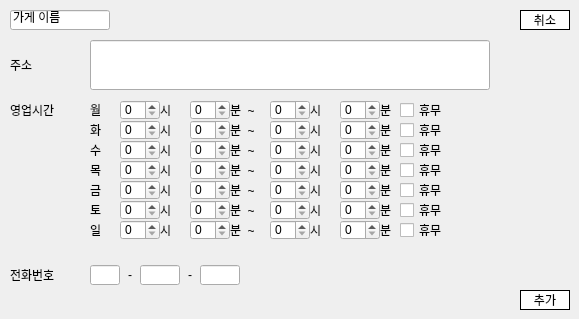
   <widget class="QWidget" name="shop3">
    <widget class="QLabel" name="label_53">
     <property name="geometry">
      <rect>
       <x>180</x>
       <y>265</y>
       <width>20</width>
       <height>20</height>
      </rect>
     </property>
     <property name="text">
      <string>-</string>
     </property>
     <property name="alignment">
      <set>Qt::AlignCenter</set>
     </property>
    </widget>
    <widget class="QSpinBox" name="spinBox_206">
     <property name="geometry">
      <rect>
       <x>120</x>
       <y>220</y>
       <width>40</width>
       <height>20</height>
      </rect>
     </property>
     <property name="maximum">
      <number>24</number>
     </property>
    </widget>
    <widget class="QLabel" name="label_54">
     <property name="geometry">
      <rect>
       <x>90</x>
       <y>100</y>
       <width>20</width>
       <height>20</height>
      </rect>
     </property>
     <property name="text">
      <string>월</string>
     </property>
    </widget>
    <widget class="QLabel" name="label_55">
     <property name="geometry">
      <rect>
       <x>160</x>
       <y>160</y>
       <width>30</width>
       <height>20</height>
      </rect>
     </property>
     <property name="text">
      <string>시</string>
     </property>
    </widget>
    <widget class="QLabel" name="label_56">
     <property name="geometry">
      <rect>
       <x>310</x>
       <y>120</y>
       <width>30</width>
       <height>20</height>
      </rect>
     </property>
     <property name="text">
      <string>시</string>
     </property>
    </widget>
    <widget class="QSpinBox" name="spinBox_227">
     <property name="geometry">
      <rect>
       <x>340</x>
       <y>220</y>
       <width>40</width>
       <height>20</height>
      </rect>
     </property>
     <property name="maximum">
      <number>30</number>
     </property>
     <property name="singleStep">
      <number>30</number>
     </property>
    </widget>
    <widget class="QLabel" name="label_57">
     <property name="geometry">
      <rect>
       <x>310</x>
       <y>200</y>
       <width>30</width>
       <height>20</height>
      </rect>
     </property>
     <property name="text">
      <string>시</string>
     </property>
    </widget>
    <widget class="QSpinBox" name="spinBox_220">
     <property name="geometry">
      <rect>
       <x>270</x>
       <y>220</y>
       <width>40</width>
       <height>20</height>
      </rect>
     </property>
     <property name="maximum">
      <number>24</number>
     </property>
    </widget>
    <widget class="QSpinBox" name="spinBox_225">
     <property name="geometry">
      <rect>
       <x>340</x>
       <y>180</y>
       <width>40</width>
       <height>20</height>
      </rect>
     </property>
     <property name="maximum">
      <number>30</number>
     </property>
     <property name="singleStep">
      <number>30</number>
     </property>
    </widget>
    <widget class="QSpinBox" name="spinBox_204">
     <property name="geometry">
      <rect>
       <x>120</x>
       <y>180</y>
       <width>40</width>
       <height>20</height>
      </rect>
     </property>
     <property name="maximum">
      <number>24</number>
     </property>
    </widget>
    <widget class="QSpinBox" name="spinBox_205">
     <property name="geometry">
      <rect>
       <x>120</x>
       <y>200</y>
       <width>40</width>
       <height>20</height>
      </rect>
     </property>
     <property name="maximum">
      <number>24</number>
     </property>
    </widget>
    <widget class="QLabel" name="label_58">
     <property name="geometry">
      <rect>
       <x>160</x>
       <y>120</y>
       <width>30</width>
       <height>20</height>
      </rect>
     </property>
     <property name="text">
      <string>시</string>
     </property>
    </widget>
    <widget class="QCheckBox" name="checkBox_8">
     <property name="geometry">
      <rect>
       <x>400</x>
       <y>100</y>
       <width>80</width>
       <height>20</height>
      </rect>
     </property>
     <property name="text">
      <string>휴무</string>
     </property>
    </widget>
    <widget class="QLabel" name="label_59">
     <property name="geometry">
      <rect>
       <x>230</x>
       <y>160</y>
       <width>40</width>
       <height>20</height>
      </rect>
     </property>
     <property name="text">
      <string>분  ~</string>
     </property>
    </widget>
    <widget class="QSpinBox" name="spinBox_202">
     <property name="geometry">
      <rect>
       <x>120</x>
       <y>140</y>
       <width>40</width>
       <height>20</height>
      </rect>
     </property>
     <property name="maximum">
      <number>24</number>
     </property>
    </widget>
    <widget class="QSpinBox" name="spinBox_208">
     <property name="geometry">
      <rect>
       <x>190</x>
       <y>120</y>
       <width>40</width>
       <height>20</height>
      </rect>
     </property>
     <property name="maximum">
      <number>30</number>
     </property>
     <property name="singleStep">
      <number>30</number>
     </property>
    </widget>
    <widget class="QLabel" name="label_60">
     <property name="geometry">
      <rect>
       <x>160</x>
       <y>200</y>
       <width>30</width>
       <height>20</height>
      </rect>
     </property>
     <property name="text">
      <string>시</string>
     </property>
    </widget>
    <widget class="QPushButton" name="okButton_2">
     <property name="geometry">
      <rect>
       <x>520</x>
       <y>290</y>
       <width>50</width>
       <height>20</height>
      </rect>
     </property>
     <property name="styleSheet">
      <string notr="true">QPushButton{
	background-color:white;
	border: 1px solid black;
}


QPushButton:hover{
	background-color : grey;
	border: 1px solid black;
}</string>
     </property>
     <property name="text">
      <string>추가</string>
     </property>
    </widget>
    <widget class="QLabel" name="label_61">
     <property name="geometry">
      <rect>
       <x>90</x>
       <y>140</y>
       <width>20</width>
       <height>20</height>
      </rect>
     </property>
     <property name="text">
      <string>수</string>
     </property>
    </widget>
    <widget class="QLabel" name="label_62">
     <property name="geometry">
      <rect>
       <x>310</x>
       <y>220</y>
       <width>30</width>
       <height>20</height>
      </rect>
     </property>
     <property name="text">
      <string>시</string>
     </property>
    </widget>
    <widget class="QSpinBox" name="spinBox_215">
     <property name="geometry">
      <rect>
       <x>270</x>
       <y>120</y>
       <width>40</width>
       <height>20</height>
      </rect>
     </property>
     <property name="maximum">
      <number>24</number>
     </property>
    </widget>
    <widget class="QLabel" name="label_63">
     <property name="geometry">
      <rect>
       <x>310</x>
       <y>100</y>
       <width>30</width>
       <height>20</height>
      </rect>
     </property>
     <property name="text">
      <string>시</string>
     </property>
    </widget>
    <widget class="QLabel" name="label_64">
     <property name="geometry">
      <rect>
       <x>230</x>
       <y>180</y>
       <width>40</width>
       <height>20</height>
      </rect>
     </property>
     <property name="text">
      <string>분  ~</string>
     </property>
    </widget>
    <widget class="QCheckBox" name="checkBox_9">
     <property name="geometry">
      <rect>
       <x>400</x>
       <y>120</y>
       <width>80</width>
       <height>20</height>
      </rect>
     </property>
     <property name="text">
      <string>휴무</string>
     </property>
    </widget>
    <widget class="QLabel" name="label_65">
     <property name="geometry">
      <rect>
       <x>230</x>
       <y>200</y>
       <width>40</width>
       <height>20</height>
      </rect>
     </property>
     <property name="text">
      <string>분  ~</string>
     </property>
    </widget>
    <widget class="QLabel" name="label_66">
     <property name="geometry">
      <rect>
       <x>160</x>
       <y>180</y>
       <width>30</width>
       <height>20</height>
      </rect>
     </property>
     <property name="text">
      <string>시</string>
     </property>
    </widget>
    <widget class="QCheckBox" name="checkBox_10">
     <property name="geometry">
      <rect>
       <x>400</x>
       <y>140</y>
       <width>80</width>
       <height>20</height>
      </rect>
     </property>
     <property name="text">
      <string>휴무</string>
     </property>
    </widget>
    <widget class="QLabel" name="label_67">
     <property name="geometry">
      <rect>
       <x>380</x>
       <y>180</y>
       <width>20</width>
       <height>20</height>
      </rect>
     </property>
     <property name="text">
      <string>분</string>
     </property>
    </widget>
    <widget class="QLabel" name="label_68">
     <property name="geometry">
      <rect>
       <x>310</x>
       <y>140</y>
       <width>30</width>
       <height>20</height>
      </rect>
     </property>
     <property name="text">
      <string>시</string>
     </property>
    </widget>
    <widget class="QLabel" name="label_69">
     <property name="geometry">
      <rect>
       <x>380</x>
       <y>200</y>
       <width>20</width>
       <height>20</height>
      </rect>
     </property>
     <property name="text">
      <string>분</string>
     </property>
    </widget>
    <widget class="QSpinBox" name="spinBox_222">
     <property name="geometry">
      <rect>
       <x>340</x>
       <y>120</y>
       <width>40</width>
       <height>20</height>
      </rect>
     </property>
     <property name="maximum">
      <number>30</number>
     </property>
     <property name="singleStep">
      <number>30</number>
     </property>
    </widget>
    <widget class="QSpinBox" name="spinBox_226">
     <property name="geometry">
      <rect>
       <x>340</x>
       <y>200</y>
       <width>40</width>
       <height>20</height>
      </rect>
     </property>
     <property name="maximum">
      <number>30</number>
     </property>
     <property name="singleStep">
      <number>30</number>
     </property>
    </widget>
    <widget class="QLabel" name="label_70">
     <property name="geometry">
      <rect>
       <x>230</x>
       <y>120</y>
       <width>40</width>
       <height>20</height>
      </rect>
     </property>
     <property name="text">
      <string>분  ~</string>
     </property>
    </widget>
    <widget class="QSpinBox" name="spinBox_221">
     <property name="geometry">
      <rect>
       <x>340</x>
       <y>100</y>
       <width>40</width>
       <height>20</height>
      </rect>
     </property>
     <property name="maximum">
      <number>30</number>
     </property>
     <property name="singleStep">
      <number>30</number>
     </property>
    </widget>
    <widget class="QLabel" name="label_71">
     <property name="geometry">
      <rect>
       <x>10</x>
       <y>265</y>
       <width>50</width>
       <height>20</height>
      </rect>
     </property>
     <property name="text">
      <string>전화번호</string>
     </property>
    </widget>
    <widget class="QSpinBox" name="spinBox_217">
     <property name="geometry">
      <rect>
       <x>270</x>
       <y>160</y>
       <width>40</width>
       <height>20</height>
      </rect>
     </property>
     <property name="maximum">
      <number>24</number>
     </property>
    </widget>
    <widget class="QLabel" name="label_72">
     <property name="geometry">
      <rect>
       <x>230</x>
       <y>100</y>
       <width>40</width>
       <height>20</height>
      </rect>
     </property>
     <property name="text">
      <string>분  ~</string>
     </property>
    </widget>
    <widget class="QSpinBox" name="spinBox_201">
     <property name="geometry">
      <rect>
       <x>120</x>
       <y>120</y>
       <width>40</width>
       <height>20</height>
      </rect>
     </property>
     <property name="maximum">
      <number>24</number>
     </property>
    </widget>
    <widget class="QSpinBox" name="spinBox_214">
     <property name="geometry">
      <rect>
       <x>270</x>
       <y>100</y>
       <width>40</width>
       <height>20</height>
      </rect>
     </property>
     <property name="maximum">
      <number>24</number>
     </property>
    </widget>
    <widget class="QSpinBox" name="spinBox_224">
     <property name="geometry">
      <rect>
       <x>340</x>
       <y>160</y>
       <width>40</width>
       <height>20</height>
      </rect>
     </property>
     <property name="maximum">
      <number>30</number>
     </property>
     <property name="singleStep">
      <number>30</number>
     </property>
    </widget>
    <widget class="QLabel" name="label_73">
     <property name="geometry">
      <rect>
       <x>90</x>
       <y>120</y>
       <width>20</width>
       <height>20</height>
      </rect>
     </property>
     <property name="text">
      <string>화</string>
     </property>
    </widget>
    <widget class="QSpinBox" name="spinBox_212">
     <property name="geometry">
      <rect>
       <x>190</x>
       <y>200</y>
       <width>40</width>
       <height>20</height>
      </rect>
     </property>
     <property name="maximum">
      <number>30</number>
     </property>
     <property name="singleStep">
      <number>30</number>
     </property>
    </widget>
    <widget class="QLabel" name="label_74">
     <property name="geometry">
      <rect>
       <x>90</x>
       <y>180</y>
       <width>20</width>
       <height>20</height>
      </rect>
     </property>
     <property name="text">
      <string>금</string>
     </property>
    </widget>
    <widget class="QLabel" name="label_75">
     <property name="geometry">
      <rect>
       <x>160</x>
       <y>140</y>
       <width>30</width>
       <height>20</height>
      </rect>
     </property>
     <property name="text">
      <string>시</string>
     </property>
    </widget>
    <widget class="QSpinBox" name="spinBox_211">
     <property name="geometry">
      <rect>
       <x>190</x>
       <y>180</y>
       <width>40</width>
       <height>20</height>
      </rect>
     </property>
     <property name="maximum">
      <number>30</number>
     </property>
     <property name="singleStep">
      <number>30</number>
     </property>
    </widget>
    <widget class="QLabel" name="label_76">
     <property name="geometry">
      <rect>
       <x>380</x>
       <y>120</y>
       <width>20</width>
       <height>20</height>
      </rect>
     </property>
     <property name="text">
      <string>분</string>
     </property>
    </widget>
    <widget class="QLabel" name="label_77">
     <property name="geometry">
      <rect>
       <x>380</x>
       <y>100</y>
       <width>20</width>
       <height>20</height>
      </rect>
     </property>
     <property name="text">
      <string>분</string>
     </property>
    </widget>
    <widget class="QSpinBox" name="spinBox_210">
     <property name="geometry">
      <rect>
       <x>190</x>
       <y>160</y>
       <width>40</width>
       <height>20</height>
      </rect>
     </property>
     <property name="maximum">
      <number>30</number>
     </property>
     <property name="singleStep">
      <number>30</number>
     </property>
    </widget>
    <widget class="QSpinBox" name="spinBox_223">
     <property name="geometry">
      <rect>
       <x>340</x>
       <y>140</y>
       <width>40</width>
       <height>20</height>
      </rect>
     </property>
     <property name="maximum">
      <number>30</number>
     </property>
     <property name="singleStep">
      <number>30</number>
     </property>
    </widget>
    <widget class="QLabel" name="label_78">
     <property name="geometry">
      <rect>
       <x>160</x>
       <y>100</y>
       <width>30</width>
       <height>20</height>
      </rect>
     </property>
     <property name="text">
      <string>시</string>
     </property>
    </widget>
    <widget class="QLabel" name="label_79">
     <property name="geometry">
      <rect>
       <x>90</x>
       <y>200</y>
       <width>20</width>
       <height>20</height>
      </rect>
     </property>
     <property name="text">
      <string>토</string>
     </property>
    </widget>
    <widget class="QLabel" name="label_80">
     <property name="geometry">
      <rect>
       <x>90</x>
       <y>160</y>
       <width>20</width>
       <height>20</height>
      </rect>
     </property>
     <property name="text">
      <string>목</string>
     </property>
    </widget>
    <widget class="QSpinBox" name="spinBox_218">
     <property name="geometry">
      <rect>
       <x>270</x>
       <y>180</y>
       <width>40</width>
       <height>20</height>
      </rect>
     </property>
     <property name="maximum">
      <number>24</number>
     </property>
    </widget>
    <widget class="QLabel" name="label_81">
     <property name="geometry">
      <rect>
       <x>310</x>
       <y>180</y>
       <width>30</width>
       <height>20</height>
      </rect>
     </property>
     <property name="text">
      <string>시</string>
     </property>
    </widget>
    <widget class="QSpinBox" name="spinBox_219">
     <property name="geometry">
      <rect>
       <x>270</x>
       <y>200</y>
       <width>40</width>
       <height>20</height>
      </rect>
     </property>
     <property name="maximum">
      <number>24</number>
     </property>
    </widget>
    <widget class="QLabel" name="label_82">
     <property name="geometry">
      <rect>
       <x>230</x>
       <y>220</y>
       <width>40</width>
       <height>20</height>
      </rect>
     </property>
     <property name="text">
      <string>분  ~</string>
     </property>
    </widget>
    <widget class="QLabel" name="label_83">
     <property name="geometry">
      <rect>
       <x>120</x>
       <y>265</y>
       <width>20</width>
       <height>20</height>
      </rect>
     </property>
     <property name="text">
      <string>-</string>
     </property>
     <property name="alignment">
      <set>Qt::AlignCenter</set>
     </property>
    </widget>
    <widget class="QSpinBox" name="spinBox_209">
     <property name="geometry">
      <rect>
       <x>190</x>
       <y>140</y>
       <width>40</width>
       <height>20</height>
      </rect>
     </property>
     <property name="maximum">
      <number>30</number>
     </property>
     <property name="singleStep">
      <number>30</number>
     </property>
    </widget>
    <widget class="QLabel" name="label_84">
     <property name="geometry">
      <rect>
       <x>10</x>
       <y>55</y>
       <width>50</width>
       <height>20</height>
      </rect>
     </property>
     <property name="text">
      <string>주소</string>
     </property>
    </widget>
    <widget class="QCheckBox" name="checkBox_11">
     <property name="geometry">
      <rect>
       <x>400</x>
       <y>160</y>
       <width>80</width>
       <height>20</height>
      </rect>
     </property>
     <property name="text">
      <string>휴무</string>
     </property>
    </widget>
    <widget class="QLabel" name="label_85">
     <property name="geometry">
      <rect>
       <x>380</x>
       <y>140</y>
       <width>20</width>
       <height>20</height>
      </rect>
     </property>
     <property name="text">
      <string>분</string>
     </property>
    </widget>
    <widget class="QCheckBox" name="checkBox_12">
     <property name="geometry">
      <rect>
       <x>400</x>
       <y>180</y>
       <width>80</width>
       <height>20</height>
      </rect>
     </property>
     <property name="text">
      <string>휴무</string>
     </property>
    </widget>
    <widget class="QLabel" name="label_86">
     <property name="geometry">
      <rect>
       <x>90</x>
       <y>220</y>
       <width>20</width>
       <height>20</height>
      </rect>
     </property>
     <property name="text">
      <string>일</string>
     </property>
    </widget>
    <widget class="QLabel" name="label_87">
     <property name="geometry">
      <rect>
       <x>310</x>
       <y>160</y>
       <width>30</width>
       <height>20</height>
      </rect>
     </property>
     <property name="text">
      <string>시</string>
     </property>
    </widget>
    <widget class="QSpinBox" name="spinBox_213">
     <property name="geometry">
      <rect>
       <x>190</x>
       <y>220</y>
       <width>40</width>
       <height>20</height>
      </rect>
     </property>
     <property name="maximum">
      <number>30</number>
     </property>
     <property name="singleStep">
      <number>30</number>
     </property>
    </widget>
    <widget class="QSpinBox" name="spinBox_216">
     <property name="geometry">
      <rect>
       <x>270</x>
       <y>140</y>
       <width>40</width>
       <height>20</height>
      </rect>
     </property>
     <property name="maximum">
      <number>24</number>
     </property>
    </widget>
    <widget class="QPushButton" name="cancelButton_2">
     <property name="geometry">
      <rect>
       <x>520</x>
       <y>10</y>
       <width>50</width>
       <height>20</height>
      </rect>
     </property>
     <property name="styleSheet">
      <string notr="true">QPushButton{
	background-color:white;
	border: 1px solid black;
}


QPushButton:hover{
	background-color : grey;
	border: 1px solid black;
}</string>
     </property>
     <property name="text">
      <string>취소</string>
     </property>
    </widget>
    <widget class="QLabel" name="label_88">
     <property name="geometry">
      <rect>
       <x>380</x>
       <y>160</y>
       <width>20</width>
       <height>20</height>
      </rect>
     </property>
     <property name="text">
      <string>분</string>
     </property>
    </widget>
    <widget class="QLabel" name="label_89">
     <property name="geometry">
      <rect>
       <x>230</x>
       <y>140</y>
       <width>40</width>
       <height>20</height>
      </rect>
     </property>
     <property name="text">
      <string>분  ~</string>
     </property>
    </widget>
    <widget class="QSpinBox" name="spinBox_200">
     <property name="geometry">
      <rect>
       <x>120</x>
       <y>100</y>
       <width>40</width>
       <height>20</height>
      </rect>
     </property>
     <property name="maximum">
      <number>24</number>
     </property>
    </widget>
    <widget class="QLineEdit" name="lineEdit_5">
     <property name="geometry">
      <rect>
       <x>200</x>
       <y>265</y>
       <width>40</width>
       <height>20</height>
      </rect>
     </property>
    </widget>
    <widget class="QLabel" name="label_90">
     <property name="geometry">
      <rect>
       <x>160</x>
       <y>220</y>
       <width>30</width>
       <height>20</height>
      </rect>
     </property>
     <property name="text">
      <string>시</string>
     </property>
    </widget>
    <widget class="QLineEdit" name="lineEdit_6">
     <property name="geometry">
      <rect>
       <x>140</x>
       <y>265</y>
       <width>40</width>
       <height>20</height>
      </rect>
     </property>
    </widget>
    <widget class="QSpinBox" name="spinBox_203">
     <property name="geometry">
      <rect>
       <x>120</x>
       <y>160</y>
       <width>40</width>
       <height>20</height>
      </rect>
     </property>
     <property name="maximum">
      <number>24</number>
     </property>
    </widget>
    <widget class="QSpinBox" name="spinBox_207">
     <property name="geometry">
      <rect>
       <x>190</x>
       <y>100</y>
       <width>40</width>
       <height>20</height>
      </rect>
     </property>
     <property name="maximum">
      <number>30</number>
     </property>
     <property name="singleStep">
      <number>30</number>
     </property>
    </widget>
    <widget class="QLineEdit" name="lineEdit_7">
     <property name="geometry">
      <rect>
       <x>90</x>
       <y>40</y>
       <width>400</width>
       <height>50</height>
      </rect>
     </property>
     <property name="text">
      <string/>
     </property>
    </widget>
    <widget class="QLabel" name="label_91">
     <property name="geometry">
      <rect>
       <x>380</x>
       <y>220</y>
       <width>20</width>
       <height>20</height>
      </rect>
     </property>
     <property name="text">
      <string>분</string>
     </property>
    </widget>
    <widget class="QLineEdit" name="lineEdit_8">
     <property name="geometry">
      <rect>
       <x>90</x>
       <y>265</y>
       <width>30</width>
       <height>20</height>
      </rect>
     </property>
    </widget>
    <widget class="QCheckBox" name="checkBox_13">
     <property name="geometry">
      <rect>
       <x>400</x>
       <y>200</y>
       <width>80</width>
       <height>20</height>
      </rect>
     </property>
     <property name="text">
      <string>휴무</string>
     </property>
    </widget>
    <widget class="QLabel" name="label_92">
     <property name="geometry">
      <rect>
       <x>10</x>
       <y>100</y>
       <width>50</width>
       <height>20</height>
      </rect>
     </property>
     <property name="text">
      <string>영업시간</string>
     </property>
    </widget>
    <widget class="QCheckBox" name="checkBox_14">
     <property name="geometry">
      <rect>
       <x>400</x>
       <y>220</y>
       <width>80</width>
       <height>20</height>
      </rect>
     </property>
     <property name="text">
      <string>휴무</string>
     </property>
    </widget>
    <widget class="QLineEdit" name="lineEdit_9">
     <property name="geometry">
      <rect>
       <x>10</x>
       <y>10</y>
       <width>100</width>
       <height>20</height>
      </rect>
     </property>
     <property name="text">
      <string>가게 이름</string>
     </property>
    </widget>
   </widget>
